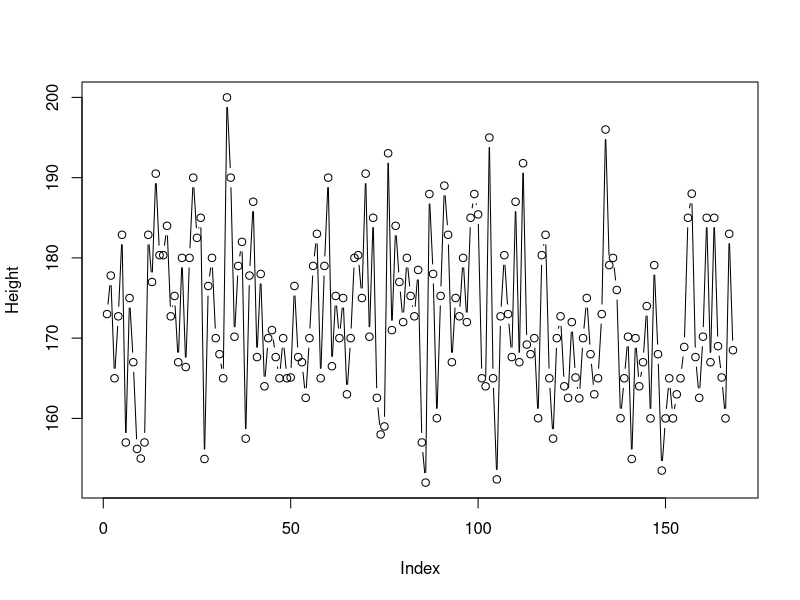
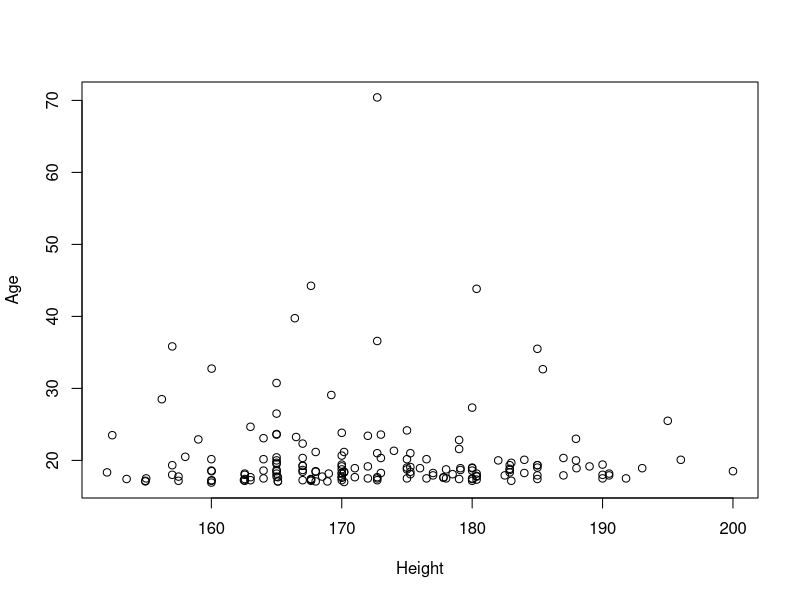
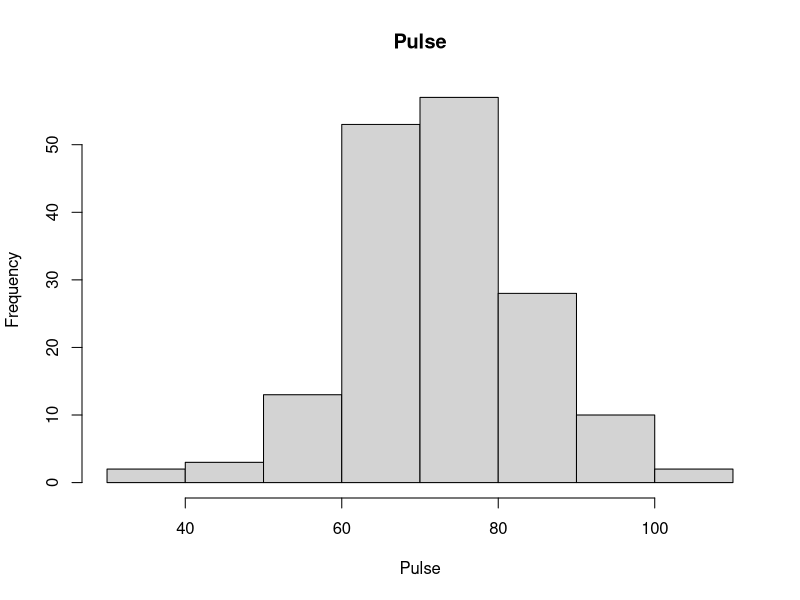
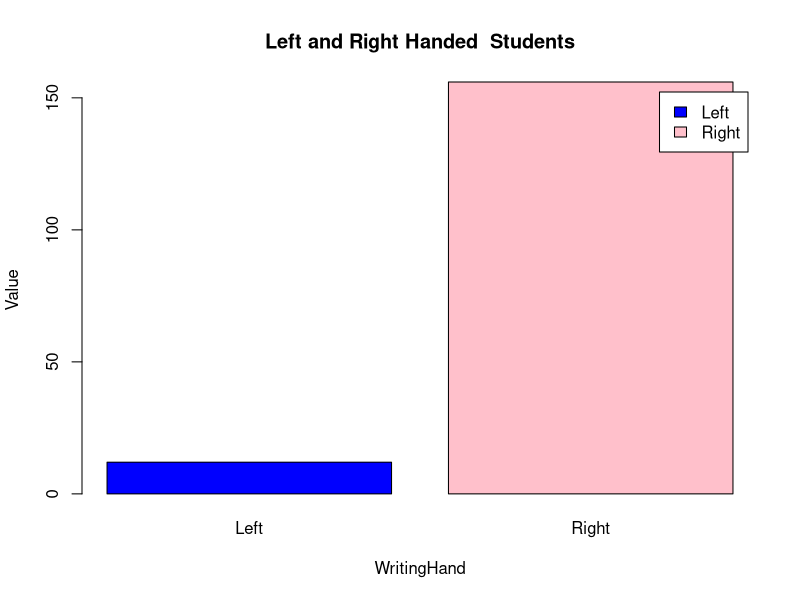
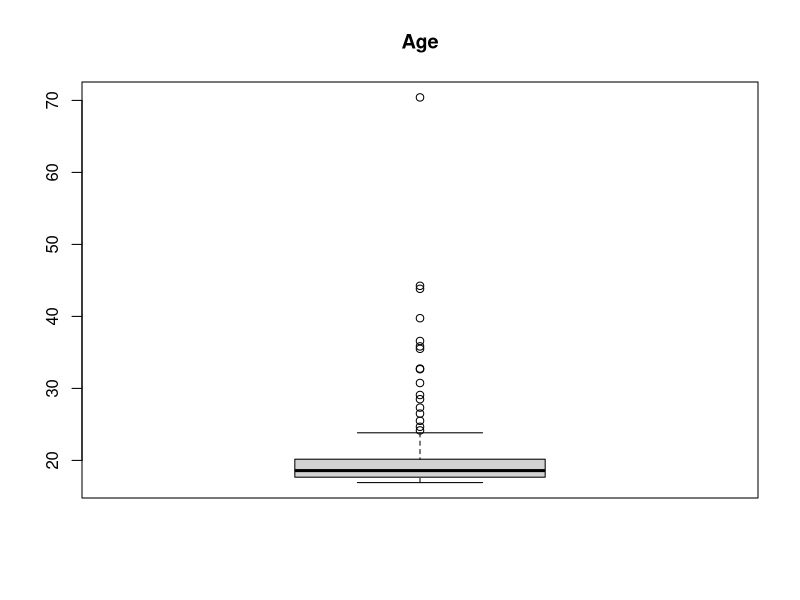
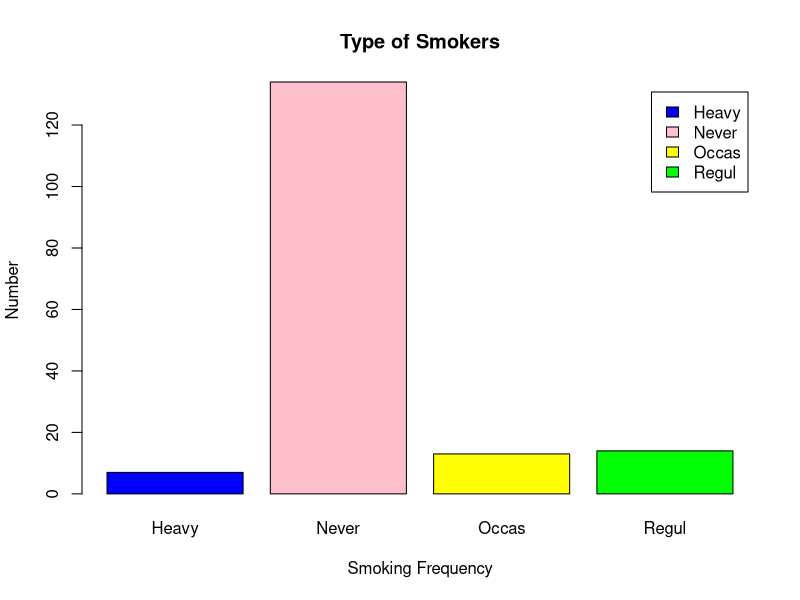
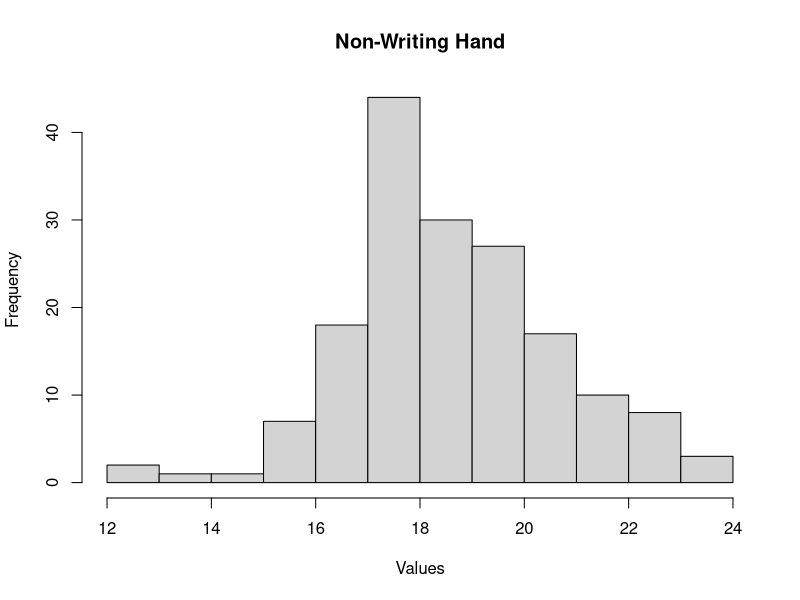
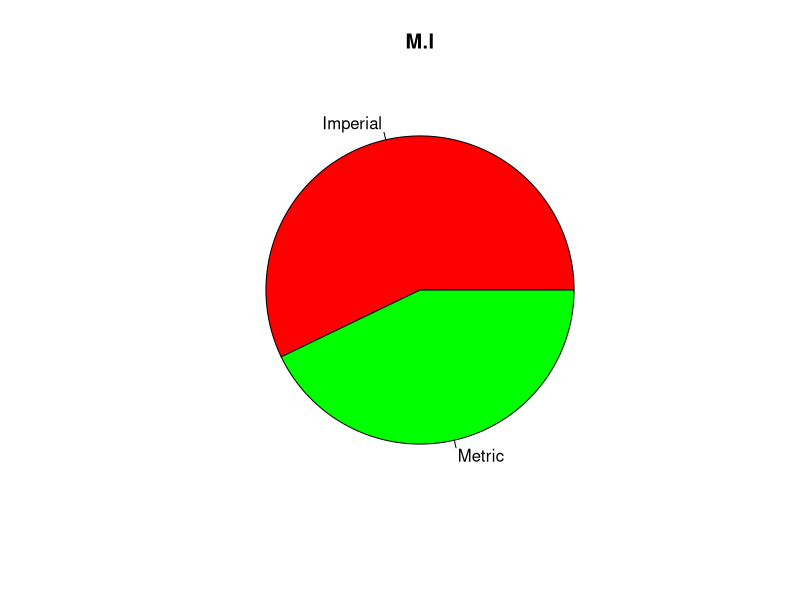

R code for these plots, in order:
## ---- chunk 1
library(MASS)
## ---- chunk 2
library(tidyverse)
## ---- chunk 3
str(survey)
## ---- chunk 4
survey=na.omit(survey)
## ---- chunk 5
x=survey%>% filter(Sex=="Female" & Clap=="Left")
x
## ---- chunk 6
filter(survey,Exer=="None")
## ---- chunk 7
plot(survey$Height,type="b",ylab="Height")
## ---- chunk 8
plot(survey$Height,survey$Age, xlab="Height",ylab="Age")
## ---- chunk 9
hist(survey$Pulse,main="Pulse",xlab="Pulse")
## ---- chunk 10
x=table(survey$W.Hnd)
barplot(x,main="Left and Right Handed  Students", xlab="WritingHand", ylab="Value",col=c("Blue","Pink"),legend = rownames(x))
## ---- chunk 11
boxplot(survey$Age,main="Age")
## ---- chunk 12
x=table(survey$Smoke)
barplot(x,main="Type of Smokers",xlab="Smoking Frequency",ylab="Number",col=c("Blue","Pink","Yellow","Green"),legend = rownames(x))
## ---- chunk 13
hist(survey$NW.Hnd,mai="Non-Writing Hand",xlab="Values")
## ---- chunk 14
x=survey %>% filter(Sex=="Male" & W.Hnd=="Left")
y=table(x$M.I)
pie(y,col=c("red","green"),main="M.I")
